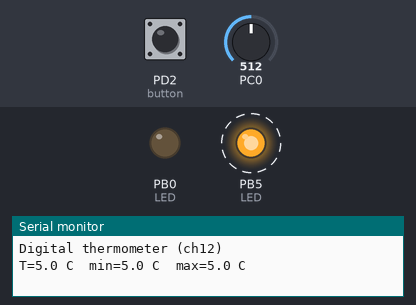
A program run on a simulated ATmega328P, built with avr-gcc and emulated at 16 MHz. On the bench: output pins drawn as LEDs (lit = HIGH), the last lines printed to the serial monitor. Dashed ring = blinking. The test bench sets the inputs (shaded band); at power-on: PC0 = 512, PD2 (button) HIGH.

Above: at 1.2 s.
1.3 s: PC0 set to 730
3.5 s: PC0 set to 763
At 5.62 s:
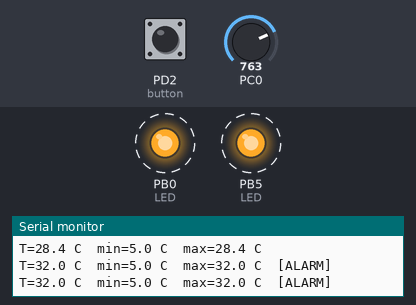
9.5 s: PC0 set to 716
At 9.62 s:
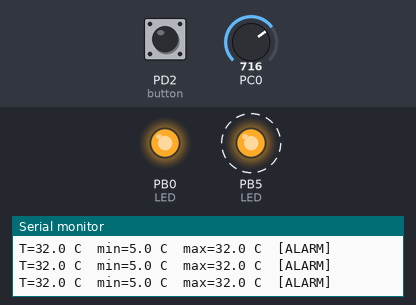
Timing chart, 0 to 18.2 s (numbered marks = the images above; inputs shaded):
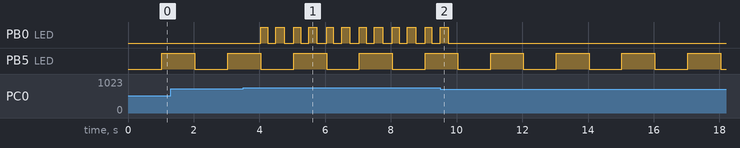

Measured:
- the behaviour switches between 744 and 745 on PC0 (found by bisection; images 0 and 1)
- after the input at 3.5 s, PB0 (LED): alternates HIGH for 0.21 s and LOW for 0.27 s, starting after 0.54 s
- after the input at 9.5 s, PB0 (LED): goes on until 9.8 s, then stays LOW
- by itself, PB5 (LED): alternates HIGH for 1.0 s and LOW for 1.0 s

The program:

main.c
```c
/*
 * 12장 프로젝트: 디지털 온도계 (아두이노 우노)
 *
 * 요구사항 (12.2절)
 *   R1 1초마다 온도를 재서 PC로 출력한다 (0.1 °C 단위)
 *   R2 버튼을 짧게 누르면 °C와 °F 표시를 바꾼다
 *   R3 버튼을 1초 이상 누르면 최저/최고 기록을 지운다
 *   R4 30.0 °C 이상이면 경보 LED가 깜빡이고, 29.5 °C 아래로 내려가면 끈다
 *   R5 동작 중임을 보드 LED의 1초 깜빡임으로 보여 준다
 *
 * 연결: 그림 12-1
 */
#include <avr/io.h>
#include <avr/interrupt.h>
#include <stdint.h>

#include "button.h"
#include "sensor.h"
#include "tick.h"
#include "uart.h"

#define ALARM_ON_C10    300     /* 30.0 °C */
#define ALARM_OFF_C10   295     /* 29.5 °C */

typedef enum { STATE_NORMAL, STATE_ALARM } state_t;

static state_t state = STATE_NORMAL;
static uint8_t show_fahrenheit;
static int16_t min_c10 = INT16_MAX, max_c10 = INT16_MIN;

static int16_t c10_to_f10(int16_t c10)
{
    return (int16_t)((int32_t)c10 * 9 / 5 + 320);
}

static void print_temp(const char *label, int16_t c10)
{
    uart_puts(label);
    if (show_fahrenheit) {
        uart_put_fixed1(c10_to_f10(c10));
        uart_puts(" F");
    } else {
        uart_put_fixed1(c10);
        uart_puts(" C");
    }
}

static void report(int16_t c10)
{
    print_temp("T=", c10);
    print_temp("  min=", min_c10);
    print_temp("  max=", max_c10);
    uart_puts(state == STATE_ALARM ? "  [ALARM]\r\n" : "\r\n");
}

static void update_state(int16_t c10)
{
    switch (state) {
    case STATE_NORMAL:
        if (c10 >= ALARM_ON_C10) {
            state = STATE_ALARM;
        }
        break;
    case STATE_ALARM:
        if (c10 < ALARM_OFF_C10) {
            state = STATE_NORMAL;
            PORTB &= ~(1 << PORTB0);            /* 경보 LED 끄기 */
        }
        break;
    }
}

int main(void)
{
    DDRB |= (1 << DDB5) | (1 << DDB0);          /* D13 상태 LED, D8 경보 LED */

    tick_init();
    button_init();
    sensor_init();
    uart_init();
    sei();

    uart_puts("\r\nDigital thermometer (ch12)\r\n");

    uint32_t last_button = 0, last_measure = 0, last_blink = 0;

    for (;;) {
        uint32_t now = millis();

        /* 5 ms마다: 버튼 */
        if (now - last_button >= 5) {
            last_button = now;
            switch (button_poll(now)) {
            case BUTTON_SHORT:
                show_fahrenheit = !show_fahrenheit;
                break;
            case BUTTON_LONG:
                min_c10 = INT16_MAX;
                max_c10 = INT16_MIN;
                uart_puts("min/max reset\r\n");
                break;
            default:
                break;
            }
        }

        /* 1초마다: 측정, 상태 갱신, 출력 */
        if (now - last_measure >= 1000) {
            last_measure = now;
            int16_t c10 = sensor_read_c10();
            if (c10 < min_c10) min_c10 = c10;
            if (c10 > max_c10) max_c10 = c10;
            update_state(c10);
            report(c10);
            PINB = (1 << PINB5);                /* 상태 LED 반전 */
        }

        /* 250 ms마다: 경보 LED 깜빡임 */
        if (now - last_blink >= 250) {
            last_blink = now;
            if (state == STATE_ALARM) {
                PINB = (1 << PINB0);
            }
        }
    }
}
```

button.c
```c
/*
 * 버튼 (D2 = PD2, GND 쪽, 내부 풀업)
 * 8장의 샘플링 디바운싱에 누른 시간 측정을 더했다.
 */
#include "button.h"

#include <avr/io.h>

#define STABLE_COUNT   4u       /* 5 ms × 4 = 20 ms */
#define LONG_PRESS_MS  1000u

static uint8_t  stable = 1;     /* 1 = 뗌, 0 = 눌림 */
static uint8_t  count;
static uint32_t pressed_at;
static uint8_t  long_reported;

void button_init(void)
{
    DDRD  &= ~(1 << DDD2);
    PORTD |=  (1 << PORTD2);
}

button_event_t button_poll(uint32_t now_ms)
{
    uint8_t raw = (PIND >> PIND2) & 1u;

    if (raw != stable) {
        if (++count >= STABLE_COUNT) {
            stable = raw;
            count = 0;
            if (stable == 0) {                      /* 눌림 확정 */
                pressed_at = now_ms;
                long_reported = 0;
            } else if (!long_reported) {            /* 뗌 확정, 길게 누름이 아니었다면 */
                return BUTTON_SHORT;
            }
        }
    } else {
        count = 0;
    }

    if (stable == 0 && !long_reported && now_ms - pressed_at >= LONG_PRESS_MS) {
        long_reported = 1;
        return BUTTON_LONG;
    }
    return BUTTON_NONE;
}
```

button.h
```c
/* 버튼: 디바운싱과 짧게/길게 누름 구분 */
#ifndef BUTTON_H
#define BUTTON_H

#include <stdint.h>

typedef enum {
    BUTTON_NONE = 0,
    BUTTON_SHORT,       /* 1초 안에 뗌 */
    BUTTON_LONG         /* 1초 이상 누르고 있음 (누르는 동안 한 번만) */
} button_event_t;

void           button_init(void);
button_event_t button_poll(uint32_t now_ms);   /* 5 ms마다 부른다 */

#endif
```

sensor.c
```c
/*
 * TMP36 (A0 = ADC0), 내부 1.1 V 기준 (9장)
 *
 * TMP36: Vout = 500 mV + 10 mV/°C  →  °C × 10 = Vout(mV) − 500
 * 1.1 V 기준이면 1 LSB ≈ 1.07 mV ≈ 0.1 °C, 측정 상한은 약 60 °C
 *
 * 내부 기준 전압은 칩마다 1.0~1.2 V로 다르다(ATmega328P 데이터시트 VBG).
 * 우노의 AREF 핀 전압을 멀티미터로 재서 VREF_MV에 넣으면 정확해진다.
 */
#include "sensor.h"

#include <avr/io.h>

#ifndef VREF_MV
#define VREF_MV 1100u
#endif

#define SAMPLES 16u

static uint16_t adc_read(void)
{
    ADCSRA |= (1 << ADSC);
    while (ADCSRA & (1 << ADSC)) {
    }
    return ADC;
}

void sensor_init(void)
{
    ADMUX  = (1 << REFS1) | (1 << REFS0);                   /* 내부 1.1 V 기준, 채널 0 */
    ADCSRA = (1 << ADEN) | (1 << ADPS2) | (1 << ADPS1) | (1 << ADPS0);
    DIDR0  = (1 << ADC0D);

    /* 기준 전압을 바꾼 직후 몇 번은 버린다 (AREF 커패시터가 새 전압으로 충전되는 시간) */
    for (uint8_t i = 0; i < 8; i++) {
        (void)adc_read();
    }
}

int16_t sensor_read_c10(void)
{
    uint32_t sum = 0;
    for (uint8_t i = 0; i < SAMPLES; i++) {
        sum += adc_read();
    }
    /* mV = 평균 × VREF / 1024. 16번 더한 값을 그대로 써서 반올림 오차를 줄인다 */
    uint32_t mv = (sum * VREF_MV + (SAMPLES * 1024u) / 2) / (SAMPLES * 1024u);
    return (int16_t)((int32_t)mv - 500);
}
```

sensor.h
```c
/* TMP36 온도 센서 */
#ifndef SENSOR_H
#define SENSOR_H

#include <stdint.h>

void    sensor_init(void);
int16_t sensor_read_c10(void);     /* 섭씨 × 10 (예: 234 = 23.4 °C) */

#endif
```

tick.c
```c
/*
 * 1 ms 틱: Timer0 CTC, 16 MHz / 64 / 250 = 1 kHz (8장)
 */
#include "tick.h"

#include <avr/io.h>
#include <avr/interrupt.h>
#include <util/atomic.h>

static volatile uint32_t ms_ticks;

ISR(TIMER0_COMPA_vect)
{
    ms_ticks++;
}

void tick_init(void)
{
    TCCR0A = (1 << WGM01);
    TCCR0B = (1 << CS01) | (1 << CS00);
    OCR0A  = 249;
    TIMSK0 = (1 << OCIE0A);
}

uint32_t millis(void)
{
    uint32_t t;
    ATOMIC_BLOCK(ATOMIC_RESTORESTATE) {
        t = ms_ticks;
    }
    return t;
}
```

tick.h
```c
/* 1 ms 틱 (Timer0 CTC) */
#ifndef TICK_H
#define TICK_H

#include <stdint.h>

void     tick_init(void);
uint32_t millis(void);

#endif
```

uart.c
```c
/*
 * USART0 송신만, 9600 bps 8N1, 폴링 방식
 * 원리와 수신, 인터럽트, 링 버퍼는 14장에서 다룬다.
 *
 * UBRR0 = F_CPU / (16 × 9600) − 1 = 103 (오차 0.2%)
 * 레지스터: ATmega328P 데이터시트 USART0 장
 */
#include "uart.h"

#include <avr/io.h>

void uart_init(void)
{
    UBRR0  = 103;
    UCSR0A = 0;
    UCSR0B = (1 << TXEN0);                       /* 송신만 켜기 */
    UCSR0C = (1 << UCSZ01) | (1 << UCSZ00);      /* 8비트, 패리티 없음, 정지 1비트 */
}

void uart_putc(char c)
{
    while ((UCSR0A & (1 << UDRE0)) == 0) {       /* 송신 버퍼가 빌 때까지 */
    }
    UDR0 = (uint8_t)c;
}

void uart_puts(const char *s)
{
    while (*s) {
        uart_putc(*s++);
    }
}

void uart_put_fixed1(int16_t value10)
{
    char buf[8];
    uint8_t i = 0;
    uint16_t v;

    if (value10 < 0) {
        uart_putc('-');
        v = (uint16_t)(-(int32_t)value10);
    } else {
        v = (uint16_t)value10;
    }

    buf[i++] = (char)('0' + v % 10);             /* 소수 첫째 자리 */
    v /= 10;
    buf[i++] = '.';
    do {
        buf[i++] = (char)('0' + v % 10);
        v /= 10;
    } while (v > 0);

    while (i > 0) {                              /* 거꾸로 쌓았으므로 뒤에서부터 */
        uart_putc(buf[--i]);
    }
}
```

uart.h
```c
/* UART 송신 (14장에서 자세히 다룬다) */
#ifndef UART_H
#define UART_H

#include <stdint.h>

void uart_init(void);
void uart_putc(char c);
void uart_puts(const char *s);
void uart_put_fixed1(int16_t value10);   /* 234 → "23.4", -52 → "-5.2" */

#endif
```
